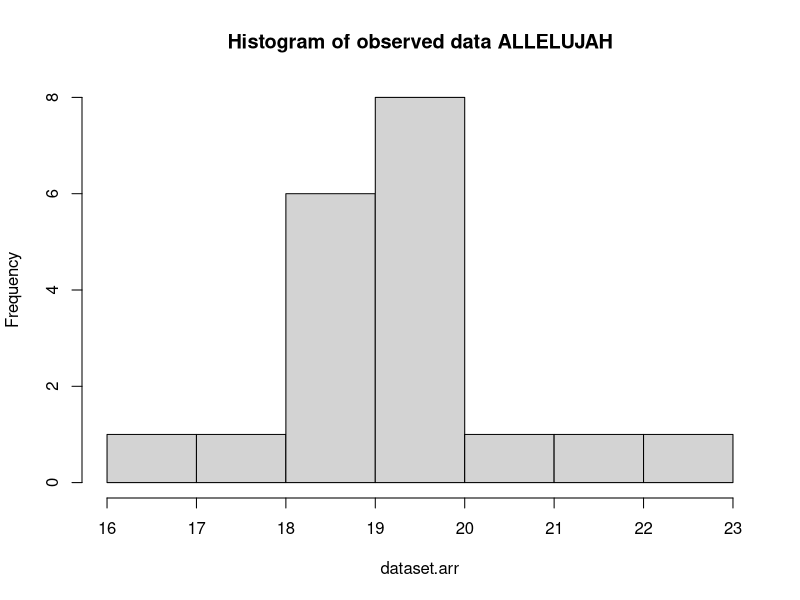
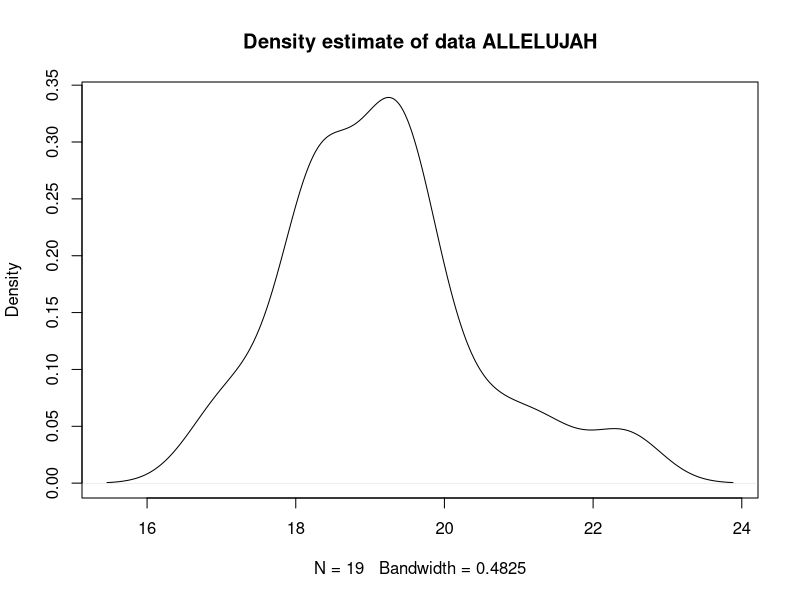

Write R code to recreate these figures, in order.
TABLE_FILE_PATH='E:\\Universytet\\31EM Empirychni Metody\\3\\a.xlsx'

v=19
n=v*100
m=v
s=v/10

dataset=rnorm(n,m,s)
write.table(dataset,TABLE_FILE_PATH)

dataset.arr=array(dataset,dim=c(v,s))
dataset.arr

hist(dataset.arr,main='Histogram of observed data ALLELUJAH')
plot(density(dataset.arr),main='Density estimate of data ALLELUJAH')

probabilities.arr=pnorm(dataset.arr,mean=m,sd=s)
chisq.test(probabilities.arr)
ks.test(dataset.arr,probabilities.arr)